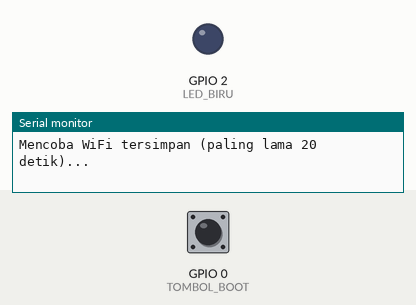
A sketch run on a simulated ESP32. On the bench: output pins drawn as LEDs (lit = HIGH), the last lines printed to the serial monitor. The test bench sets the inputs (shaded band); at power-on: GPIO 0 (TOMBOL_BOOT) HIGH. WiFi joins after 1.5 s; servers stay silent unless stated.

Above: at 1.1 s.
At 2.6 s:
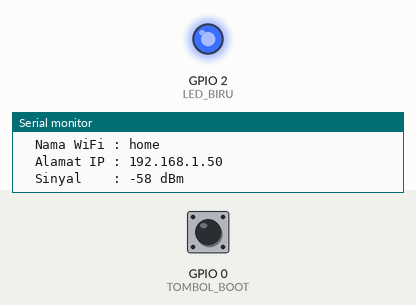
Timing chart, 0 to 4.1 s (numbered marks = the images above):
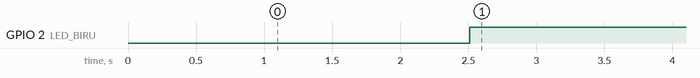

Measured:
- by itself, GPIO 2 (LED_BIRU): LOW → HIGH at 2.5 s

The sketch:

p2_portal_nonblocking.ino
```cpp
/*
 * BAB 44 - Program 2: Portal Non-Blocking dengan LED Status
 * Portal WiFiManager berjalan "di latar belakang": loop() tetap berputar,
 * sehingga LED status berkedip, tombol BOOT tetap dibaca, dan laporan
 * tetap dicetak selama portal terbuka.
 *
 * LED biru (IO2):
 *   kedip cepat  = portal terbuka, menunggu pengaturan
 *   menyala      = tersambung ke WiFi
 *   kedip lambat = WiFi terputus, ESP32 mencoba menyambung lagi
 *
 * Library  : WiFiManager by tzapu (versi 2.0.17)
 * Rangkaian: tidak perlu (LED biru bawaan di IO2, tombol BOOT di IO0)
 * Alat uji : Serial Monitor (115200) + HP atau laptop
 */

#include <WiFiManager.h>

#define LED_BIRU     2     // LED biru bawaan board (sama dengan LED3 di kit)
#define TOMBOL_BOOT  0     // tombol BOOT di board ESP32: ditekan = LOW

const char* PORTAL_SSID = "Bluino-Setup";
const char* PORTAL_PASS = "bluino123";

// Tombol di halaman utama portal: hanya "Configure WiFi" dan "Info"
const char* MENU_PORTAL[] = {"wifi", "info"};

WiFiManager wm;

bool portalTadiAktif = false;        // status portal pada putaran loop() sebelumnya
unsigned long mulaiTekanBoot = 0;
bool peringatanBootTampil = false;
unsigned long waktuLaporan = 0;

void saatPortalDibuka(WiFiManager* portal) {
  Serial.println("Portal pengaturan dibuka:");
  Serial.printf("  1. Sambungkan HP ke WiFi \"%s\" (password: %s)\n",
                portal->getConfigPortalSSID().c_str(), PORTAL_PASS);
  Serial.println("  2. Tunggu halaman pengaturan muncul, atau buka http://192.168.4.1");
  Serial.println("  3. Pilih Configure WiFi, pilih WiFi rumahmu, isi password, tekan Save");
}

void tampilkanInfoWiFi() {
  Serial.println("Tersambung ke WiFi!");
  Serial.print("  Nama WiFi : ");
  Serial.println(WiFi.SSID());
  Serial.print("  Alamat IP : ");
  Serial.println(WiFi.localIP());
  Serial.print("  Sinyal    : ");
  Serial.print(WiFi.RSSI());
  Serial.println(" dBm");
}

// Pola LED biru sesuai status (tanpa delay)
void aturLed() {
  unsigned long t = millis();
  if (wm.getConfigPortalActive()) {
    digitalWrite(LED_BIRU, (t / 100) % 2);    // berganti setiap 100 ms: kedip cepat
  } else if (WiFi.status() == WL_CONNECTED) {
    digitalWrite(LED_BIRU, HIGH);             // menyala terus
  } else {
    digitalWrite(LED_BIRU, (t / 1000) % 2);   // berganti setiap 1 detik: kedip lambat
  }
}

// Hapus WiFi tersimpan kalau tombol BOOT ditahan 3 detik
void periksaTombolBoot() {
  if (digitalRead(TOMBOL_BOOT) == HIGH) {     // tidak ditekan
    mulaiTekanBoot = 0;
    peringatanBootTampil = false;
    return;
  }
  if (mulaiTekanBoot == 0) {
    mulaiTekanBoot = millis();
  }
  unsigned long lamaDitekan = millis() - mulaiTekanBoot;
  if (lamaDitekan >= 1000 && !peringatanBootTampil) {
    Serial.println("Tombol BOOT ditahan... lepaskan sekarang kalau tidak jadi menghapus.");
    peringatanBootTampil = true;
  }
  if (lamaDitekan >= 3000) {
    Serial.println("Menghapus WiFi tersimpan, lalu restart...");
    wm.resetSettings();
    delay(500);
    ESP.restart();
  }
}

void cetakLaporan() {
  Serial.printf("[%lu s] ", millis() / 1000);
  if (wm.getConfigPortalActive()) {
    Serial.printf("Portal terbuka, %d perangkat tersambung ke hotspot\n",
                  WiFi.softAPgetStationNum());
  } else if (WiFi.status() == WL_CONNECTED) {
    Serial.printf("Tersambung ke %s, sinyal %d dBm\n",
                  WiFi.SSID().c_str(), WiFi.RSSI());
  } else {
    Serial.println("WiFi terputus, mencoba menyambung lagi...");
  }
}

void setup() {
  Serial.begin(115200);
  delay(1000);
  pinMode(LED_BIRU, OUTPUT);
  digitalWrite(LED_BIRU, LOW);
  pinMode(TOMBOL_BOOT, INPUT_PULLUP);

  Serial.println();
  Serial.println("BAB 44 - Program 2: Portal Non-Blocking dengan LED Status");

  wm.setDebugOutput(false);
  wm.setTitle("Bluino IoT Kit");
  wm.setMenu(MENU_PORTAL, 2);          // tampilkan 2 tombol menu saja
  wm.setShowInfoUpdate(false);         // sembunyikan tombol Update di halaman Info
  wm.setConnectTimeout(20);            // coba sambung paling lama 20 detik
  wm.setConfigPortalTimeout(180);      // tutup portal setelah 3 menit tanpa aktivitas
  wm.setBreakAfterConfig(true);        // WiFi baru gagal disambungi? tutup portal
  wm.setConfigPortalBlocking(false);   // portal non-blocking
  wm.setAPCallback(saatPortalDibuka);

  Serial.println("Mencoba WiFi tersimpan (paling lama 20 detik)...");
  if (wm.autoConnect(PORTAL_SSID, PORTAL_PASS)) {
    tampilkanInfoWiFi();
  }
  // Kalau gagal, autoConnect() langsung kembali (false) dan portal tetap
  // terbuka. Portal dilayani oleh wm.process() di loop().
  portalTadiAktif = wm.getConfigPortalActive();
}

void loop() {
  // 1. Layani portal. Hasilnya true sekali, saat WiFi baru berhasil tersambung.
  if (wm.process()) {
    Serial.println("WiFi baru tersimpan.");
    tampilkanInfoWiFi();
  }

  // 2. Portal baru saja tertutup, tetapi WiFi belum tersambung?
  //    (batas waktu habis, atau WiFi yang diisi gagal disambungi)
  bool portalAktif = wm.getConfigPortalActive();
  if (portalTadiAktif && !portalAktif && WiFi.status() != WL_CONNECTED) {
    Serial.println("Portal ditutup tanpa WiFi yang berhasil. Restart untuk mencoba lagi...");
    delay(1000);
    ESP.restart();
  }
  portalTadiAktif = portalAktif;

  // 3. Tugas lain tetap berjalan, portal terbuka atau tidak
  aturLed();
  periksaTombolBoot();
  if (millis() - waktuLaporan >= 5000) {   // laporan setiap 5 detik
    waktuLaporan = millis();
    cetakLaporan();
  }
}
```
